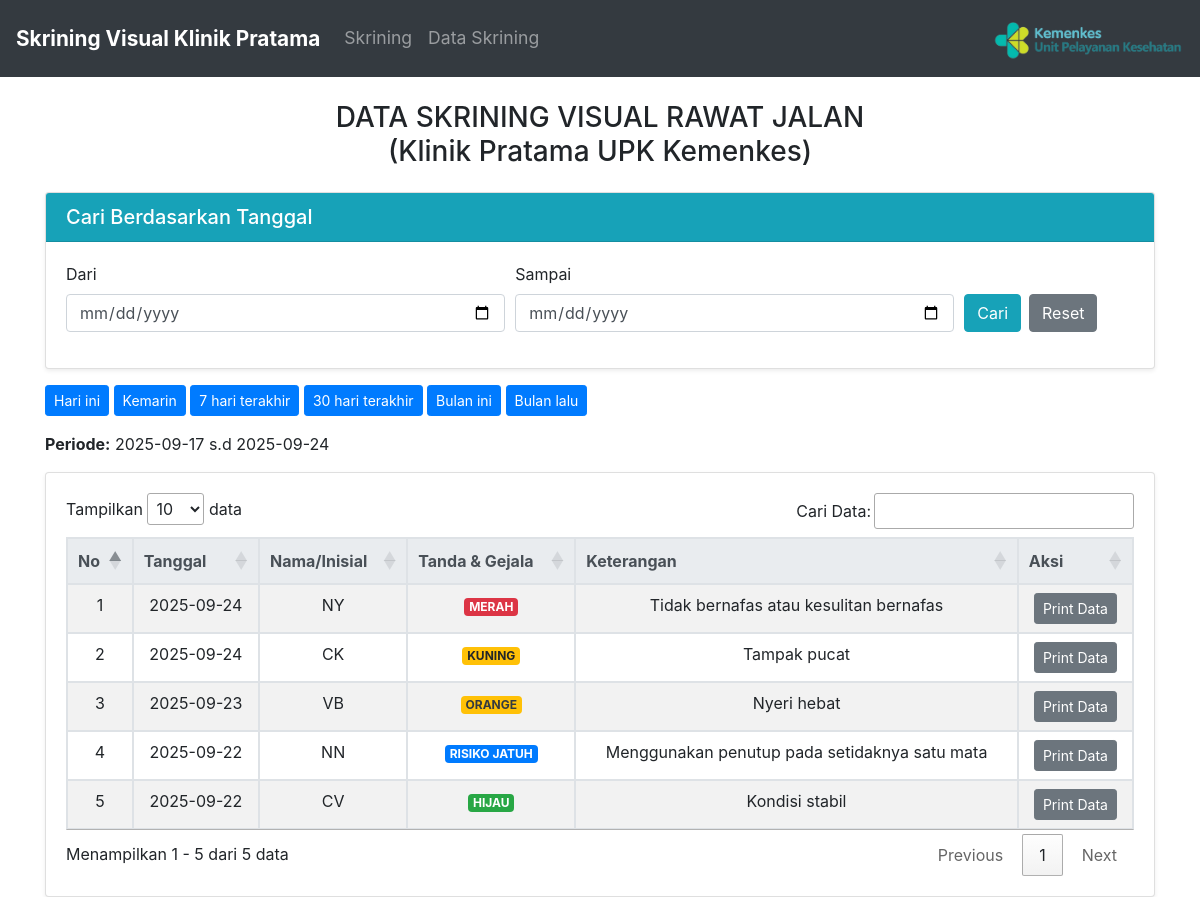
Screenshot of /data-skrining.php?filter=7_hari with the database file from the repository.
### tables this page shows
CREATE TABLE `skrining` (
  `tanggal` date NOT NULL,
  `nama` varchar(100) NOT NULL,
  `tanda_gejala` enum('1','2','3','4','5') NOT NULL,
  `keterangan` text DEFAULT NULL
);

### data-skrining.php (the view, shortened to what this page needs)
<!DOCTYPE html>
<html lang="en">
<head>
  <link rel="stylesheet" href="https://cdn.jsdelivr.net/npm/bootstrap@4.6.2/dist/css/bootstrap.min.css">
  <link rel="stylesheet" href="https://cdn.datatables.net/1.13.6/css/jquery.dataTables.min.css">
</head>
<body>
<nav class="navbar navbar-expand-md bg-dark navbar-dark">
  <a class="navbar-brand" href="#">Skrining Visual Klinik Pratama</a>
  <div class="collapse navbar-collapse" id="collapsibleNavbar">
    <ul class="navbar-nav">
      <li class="nav-item"><a class="nav-link" href="skrining.php">Skrining</a></li>
      <li class="nav-item"><a class="nav-link" href="data-skrining.php">Data Skrining</a></li>
    </ul>
    <div class="ml-auto">
      <img src="asset/gambar/logo_upk.png" alt="Logo" height="45">
    </div>
  </div>
</nav>
<div class="container mt-4">
  <h3 class="text-center">DATA SKRINING VISUAL RAWAT JALAN <br>(Klinik Pratama UPK Kemenkes)</h3>
  <div class="card shadow-sm mt-4">
    <div class="card-header bg-info text-white">
      <h5 class="mb-0">Cari Berdasarkan Tanggal</h5>
    </div>
    <div class="card-body">
      <form method="GET" action="">
        <div class="form-row">
          <div class="form-group col-md-5">
            <label for="tanggal_awal">Dari</label>
            <input type="date" class="form-control" name="tanggal_awal" id="tanggal_awal" required>
          </div>
          <div class="form-group col-md-5">
            <label for="tanggal_akhir">Sampai</label>
            <input type="date" class="form-control" name="tanggal_akhir" id="tanggal_akhir" required>
          </div>
          <div class="form-group col-md-2 d-flex align-items-end">
            <button class="btn btn-info mr-2" type="submit">Cari</button>
            <a href="data-skrining.php" class="btn btn-secondary">Reset</a>
          </div>
        </div>
      </form>
    </div>
  </div>
  <div class="mt-3">
    <a href="?filter=hari_ini" class="btn btn-sm btn-primary">Hari ini</a>
    <a href="?filter=kemarin" class="btn btn-sm btn-primary">Kemarin</a>
    <a href="?filter=7_hari" class="btn btn-sm btn-primary">7 hari terakhir</a>
    <a href="?filter=30_hari" class="btn btn-sm btn-primary">30 hari terakhir</a>
    <a href="?filter=bulan_ini" class="btn btn-sm btn-primary">Bulan ini</a>
    <a href="?filter=bulan_lalu" class="btn btn-sm btn-primary">Bulan lalu</a>
  </div>
  <?php
  include 'koneksi.php';
  $tanggal_awal  = "";
  $tanggal_akhir = "";
  if (isset($_GET['filter'])) {
      $filter = $_GET['filter'];
      switch ($filter) {
          case "7_hari":
              $tanggal_awal = date("Y-m-d", strtotime("-7 days"));
              $tanggal_akhir = date("Y-m-d");
              break;
      }
  } elseif (!empty($_GET['tanggal_awal']) && !empty($_GET['tanggal_akhir'])) {
      $tanggal_awal  = $_GET['tanggal_awal'];
      $tanggal_akhir = $_GET['tanggal_akhir'];
  }
  if ($tanggal_awal && $tanggal_akhir) {
      echo "<p class='mt-3'><b>Periode:</b> $tanggal_awal s.d $tanggal_akhir</p>";
      $query = "SELECT * FROM skrining
                WHERE DATE(tanggal) BETWEEN '$tanggal_awal' AND '$tanggal_akhir'
                ORDER BY tanggal DESC";
  } else {
      $query = "SELECT * FROM skrining ORDER BY tanggal DESC";
  }
  $result = mysqli_query($koneksi, $query);
  ?>
  <div class="card mt-3 shadow-sm">
    <div class="card-body">
      <table id="tabelSkrining" class="table table-bordered table-striped">
        <thead class="thead-light text-center">
          <tr>
            <th>No</th>
            <th>Tanggal</th>
            <th>Nama/Inisial</th>
            <th>Tanda & Gejala</th>
            <th>Keterangan</th>
            <th>Aksi</th>
          </tr>
        </thead>
        <tbody>
<?php
$no = 1;
while ($data = mysqli_fetch_array($result)) {
    $tanggal = htmlspecialchars($data['tanggal']);
    $nama    = htmlspecialchars($data['nama']);
    $keterangan = htmlspecialchars($data['keterangan']);
    $warna = '';
    switch ($data['tanda_gejala']) {
        case '1': $warna = "<span class='badge badge-danger'>MERAH</span>"; break;
        case '2': $warna = "<span class='badge badge-warning text-dark'>ORANGE</span>"; break;
        case '3': $warna = "<span class='badge badge-warning'>KUNING</span>"; break;
        case '4': $warna = "<span class='badge badge-success'>HIJAU</span>"; break;
        case '5': $warna = "<span class='badge badge-primary'>RISIKO JATUH</span>"; break;
    }
    $nama_param = urlencode($data['nama']);
    $tanggal_param = urlencode($data['tanggal']);
    echo "<tr class='text-center'>";
    echo "<td>" . $no++ . "</td>";
    echo "<td>{$tanggal}</td>";
    echo "<td>{$nama}</td>";
    echo "<td>{$warna}</td>";
    echo "<td>{$keterangan}</td>";
    echo "<td>
            <a href='print.php?nama={$nama_param}&tanggal={$tanggal_param}' target='_blank' class='btn btn-sm btn-secondary'>
              Print Data
            </a>
          </td>";
    echo "</tr>";
}
?>
</tbody>
      </table>
    </div>
  </div>
</div>
</body>
</html>

### data-skrining.php (style rules this page uses)
.navbar { padding-top: 1rem; padding-bottom: 1rem; font-size: 1.1rem; }
.navbar-brand { font-size: 1.3rem; font-weight: bold; }
.navbar-nav .nav-link { font-size: 1.1rem; }

### rows the page displays
skrining: tanggal "2025-09-24", nama "NY", tanda_gejala "MERAH", keterangan "Tidak bernafas atau kesulitan bernafas"
skrining: tanggal "2025-09-24", nama "CK", tanda_gejala "KUNING", keterangan "Tampak pucat"
skrining: tanggal "2025-09-23", nama "VB", tanda_gejala "ORANGE", keterangan "Nyeri hebat"
skrining: tanggal "2025-09-22", nama "NN", tanda_gejala "RISIKO JATUH", keterangan "Menggunakan penutup pada setidaknya satu mata"
skrining: tanggal "2025-09-22", nama "CV", tanda_gejala "HIJAU", keterangan "Kondisi stabil"

### other values shown
$tanggal_awal "2025-09-17"
$tanggal_akhir "2025-09-24"
